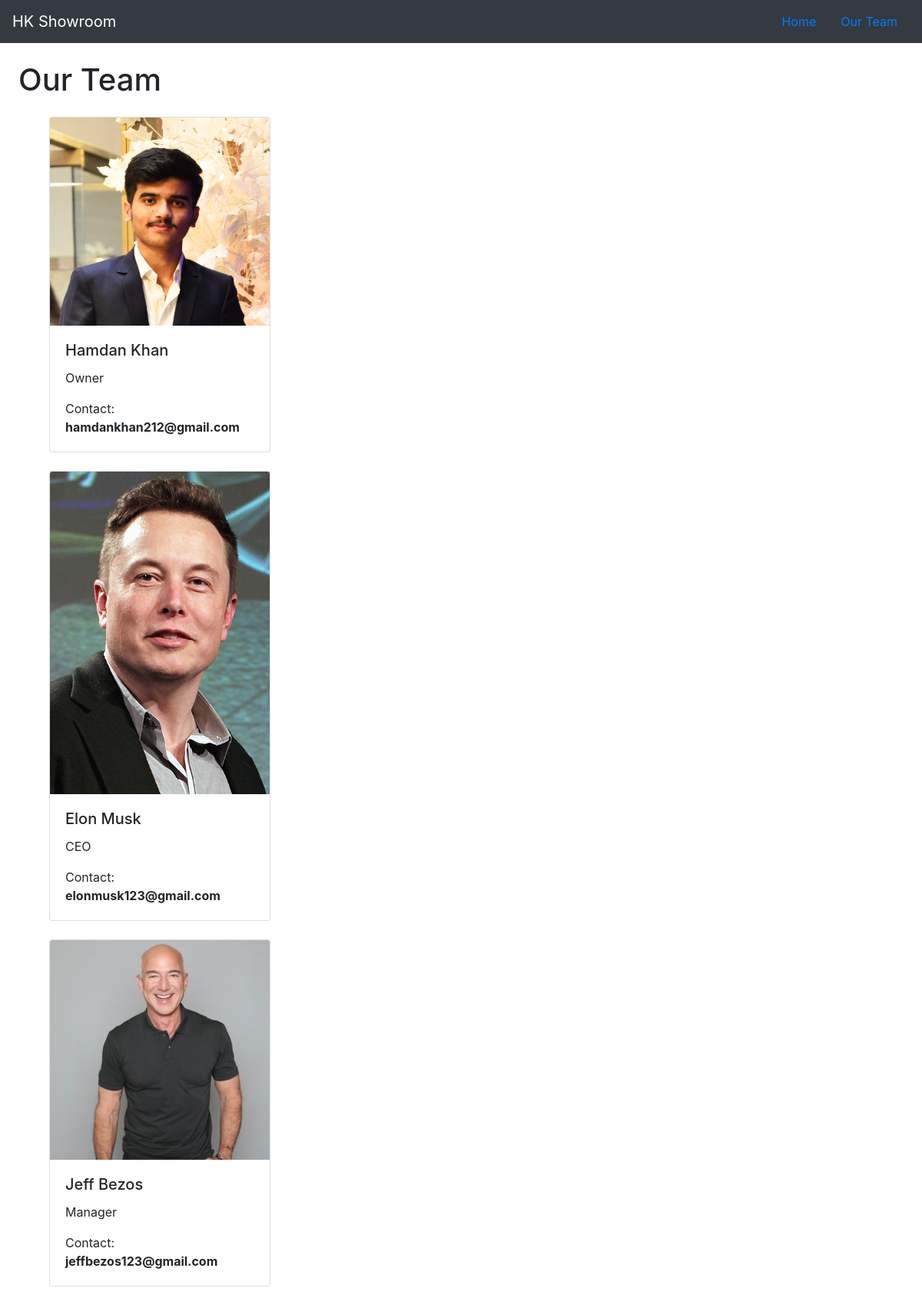
Page /team/ on the committed database.
### showroom/models.py (models this page shows, shortened)
class Staff(models.Model):
    name = models.CharField(max_length=200)
    picture = models.ImageField(upload_to=staff_path)
    position = models.CharField(max_length=256)
    email = models.EmailField(max_length=256, unique=True)
    showroom = models.ForeignKey(
        Showroom, on_delete=models.CASCADE, related_name='staff')

### showroom/views.py (the view)
# urls.py: path("team/", views.TeamView, name='team_view')
def TeamView(request):
    staff = Staff.objects.all()
    return render(request, 'showroom/team.html', {'staff': staff})

### showroom/templates/showroom/team.html (shortened to what this page needs)
{% extends 'showroom/base.html' %}
{% block content %}
<h1>Our Team</h1>
{% if staff %}
<ul>
  {% for member in staff %}
    <div class="card my-4" style="width: 18rem;">
        <img src="{{ member.picture.url }}" class="card-img-top" alt="...">
        <div class="card-body">
          <h5 class="card-title">{{ member.name }}</h5>
          <p class="card-text">{{ member.position }}</p>
          <p class="card-text">Contact: <strong>{{ member.email }}</strong></p>
        </div>
    </div>
  {% endfor %}
</ul>
{% endif %}
{% endblock %}

### showroom/templates/showroom/base.html (shortened to what this page needs)
<!DOCTYPE html>
<html lang="en">
  <head>
    <link rel="stylesheet" href="https://cdn.jsdelivr.net/npm/bootstrap@4.4.1/dist/css/bootstrap.min.css">
  </head>
  <body>
    {% include 'showroom/navbar.html' %}
    <div class="p-4" style="margin-bottom: 100px;" >{% block content %} {% endblock %}</div>
  </body>
</html>

### showroom/templates/showroom/navbar.html
<nav class="navbar navbar-dark bg-dark">
    <a class="navbar-brand" href="#"> HK Showroom </a>
    <nav class="nav">
      <a class="nav-link" href="{% url 'showroom:brands_list' %}">Home</a>
      <a class="nav-link" href="{% url 'showroom:team_view' %}">Our Team</a>
    </nav>
 </nav>

### rows in the picture
Staff: picture (picture), name "Hamdan Khan", position "Owner", email "hamdankhan212@gmail.com"
Staff: picture (picture), name "Elon Musk", position "CEO", email "elonmusk123@gmail.com"
Staff: picture (picture), name "Jeff Bezos", position "Manager", email "jeffbezos123@gmail.com"
